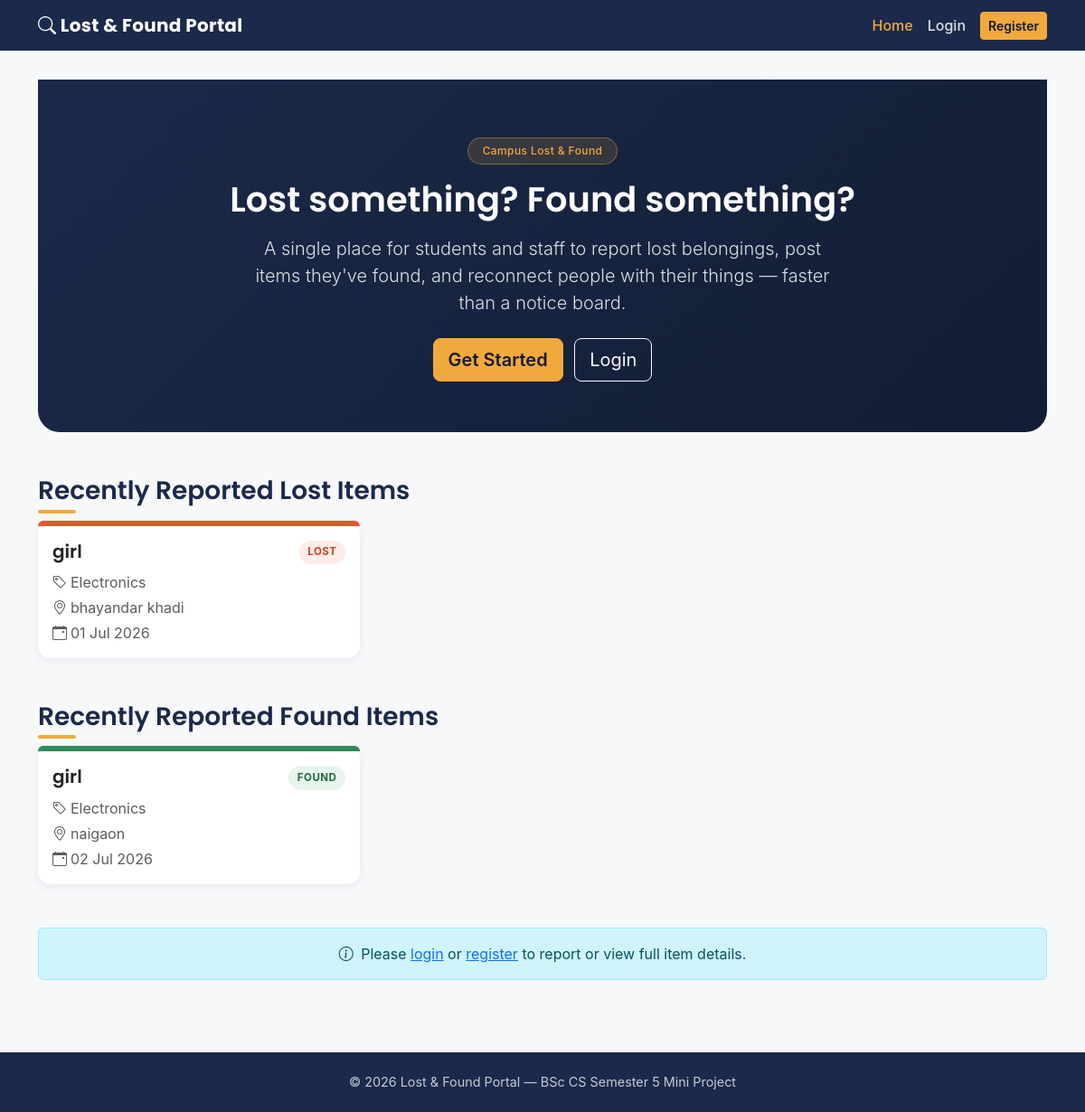
The page / on the database its author committed.
### models/lost_item.py (models this page shows, shortened)
class LostItem(db.Model):
    __tablename__ = "lost_items"
    id = db.Column(db.Integer, primary_key=True)
    user_id = db.Column(db.Integer, db.ForeignKey("users.id"), nullable=False)
    item_name = db.Column(db.String(120), nullable=False)
    category = db.Column(db.String(50), nullable=False)
    description = db.Column(db.Text, nullable=True)
    location = db.Column(db.String(150), nullable=False)   # Lost Location
    date = db.Column(db.Date, nullable=False)               # Lost Date
    contact = db.Column(db.String(20), nullable=False)      # Contact Number
    created_at = db.Column(db.DateTime, default=lambda: datetime.now(timezone.utc))

### models/found_item.py (models this page shows, shortened)
class FoundItem(db.Model):
    __tablename__ = "found_items"
    id = db.Column(db.Integer, primary_key=True)
    user_id = db.Column(db.Integer, db.ForeignKey("users.id"), nullable=False)
    item_name = db.Column(db.String(120), nullable=False)
    category = db.Column(db.String(50), nullable=False)
    description = db.Column(db.Text, nullable=True)
    location = db.Column(db.String(150), nullable=False)   # Found Location
    date = db.Column(db.Date, nullable=False)               # Found Date
    contact = db.Column(db.String(20), nullable=False)      # Contact Number
    created_at = db.Column(db.DateTime, default=lambda: datetime.now(timezone.utc))

### app.py (the view)
    @app.route("/")
    def home():
        latest_lost = LostItem.query.order_by(LostItem.created_at.desc()).limit(6).all()
        latest_found = FoundItem.query.order_by(FoundItem.created_at.desc()).limit(6).all()
        return render_template("home.html", latest_lost=latest_lost, latest_found=latest_found)

### templates/home.html (shortened to what this page needs)
{% extends "base.html" %}
{% block content %}
<div class="hero mb-5">
    <div class="container text-center">
        <span class="badge badge-tag rounded-pill px-3 py-2 mb-3">Campus Lost &amp; Found</span>
        <h1 class="mb-3">Lost something? Found something?</h1>
        <p class="lead mx-auto" style="max-width: 640px;">
            A single place for students and staff to report lost belongings,
            post items they've found, and reconnect people with their things —
            faster than a notice board.
        </p>
        <div class="mt-4">
            {% if session.get('user_id') %}
                <a href="{{ url_for('lost.add_lost') }}" class="btn btn-amber btn-lg me-2">
                    <i class="bi bi-exclamation-circle me-1"></i> Report Lost Item
                </a>
                <a href="{{ url_for('found.add_found') }}" class="btn btn-outline-light btn-lg">
                    <i class="bi bi-box-seam me-1"></i> Report Found Item
                </a>
            {% else %}
                <a href="{{ url_for('auth.register') }}" class="btn btn-amber btn-lg me-2">Get Started</a>
                <a href="{{ url_for('auth.login') }}" class="btn btn-outline-light btn-lg">Login</a>
            {% endif %}
        </div>
    </div>
</div>
<div class="d-flex justify-content-between align-items-center mb-3">
    <h3 class="section-title mb-0">Recently Reported Lost Items</h3>
</div>
{% if latest_lost %}
<div class="row g-4 mb-5">
    {% for item in latest_lost %}
    <div class="col-md-4">
        <div class="card item-card">
            <div class="card-header-bar lost"></div>
            <div class="card-body">
                <div class="d-flex justify-content-between align-items-start mb-2">
                    <h5 class="card-title mb-0">{{ item.item_name }}</h5>
                    <span class="status-pill lost">Lost</span>
                </div>
                <p class="text-muted mb-1"><i class="bi bi-tag me-1"></i>{{ item.category }}</p>
                <p class="text-muted mb-1"><i class="bi bi-geo-alt me-1"></i>{{ item.location }}</p>
                <p class="text-muted mb-0"><i class="bi bi-calendar-event me-1"></i>{{ item.date.strftime('%d %b %Y') }}</p>
            </div>
        </div>
    </div>
    {% endfor %}
</div>
{% else %}
<div class="empty-state mb-5">
    <i class="bi bi-inbox" style="font-size: 2.5rem;"></i>
    <p class="mt-2 mb-0">No lost items reported yet.</p>
</div>
{% endif %}
<div class="d-flex justify-content-between align-items-center mb-3">
    <h3 class="section-title mb-0">Recently Reported Found Items</h3>
</div>
{% if latest_found %}
<div class="row g-4">
    {% for item in latest_found %}
    <div class="col-md-4">
        <div class="card item-card">
            <div class="card-header-bar found"></div>
            <div class="card-body">
                <div class="d-flex justify-content-between align-items-start mb-2">
                    <h5 class="card-title mb-0">{{ item.item_name }}</h5>
                    <span class="status-pill found">Found</span>
                </div>
                <p class="text-muted mb-1"><i class="bi bi-tag me-1"></i>{{ item.category }}</p>
                <p class="text-muted mb-1"><i class="bi bi-geo-alt me-1"></i>{{ item.location }}</p>
                <p class="text-muted mb-0"><i class="bi bi-calendar-event me-1"></i>{{ item.date.strftime('%d %b %Y') }}</p>
            </div>
        </div>
    </div>
    {% endfor %}
</div>
{% else %}
<div class="empty-state">
    <i class="bi bi-inbox" style="font-size: 2.5rem;"></i>
    <p class="mt-2 mb-0">No found items reported yet.</p>
</div>
{% endif %}
{% if not session.get('user_id') %}
<div class="alert alert-info mt-5 text-center">
    <i class="bi bi-info-circle me-1"></i>
    Please <a href="{{ url_for('auth.login') }}">login</a> or <a href="{{ url_for('auth.register') }}">register</a> to report or view full item details.
</div>
{% endif %}
{% endblock %}

### templates/base.html (shortened to what this page needs)
<!DOCTYPE html>
<html lang="en">
<head>
    <link href="https://cdn.jsdelivr.net/npm/bootstrap@5.3.3/dist/css/bootstrap.min.css" rel="stylesheet">
    <link rel="stylesheet" href="https://cdn.jsdelivr.net/npm/bootstrap-icons@1.11.3/font/bootstrap-icons.css">
    <link rel="stylesheet" href="{{ url_for('static', filename='css/style.css') }}">
</head>
<body>
    <nav class="navbar navbar-expand-lg navbar-dark navbar-portal sticky-top">
        <div class="container">
            <a class="navbar-brand fw-bold" href="{{ url_for('home') }}">
                <i class="bi bi-search"></i> Lost&nbsp;&amp;&nbsp;Found Portal
            </a>
            <div class="collapse navbar-collapse" id="navMenu">
                <ul class="navbar-nav ms-auto align-items-lg-center">
                    <li class="nav-item">
                        <a class="nav-link {% if request.endpoint == 'home' %}active{% endif %}" href="{{ url_for('home') }}">Home</a>
                    </li>
                    {% if session.get('user_id') %}
                        <li class="nav-item">
                            <a class="nav-link {% if request.endpoint == 'dashboard.dashboard' %}active{% endif %}" href="{{ url_for('dashboard.dashboard') }}">Dashboard</a>
                        </li>
                        <li class="nav-item">
                            <a class="nav-link {% if request.endpoint == 'lost.view_lost' %}active{% endif %}" href="{{ url_for('lost.view_lost') }}">My Lost Items</a>
                        </li>
                        <li class="nav-item">
                            <a class="nav-link {% if request.endpoint == 'found.view_found' %}active{% endif %}" href="{{ url_for('found.view_found') }}">Found Items</a>
                        </li>
                        <li class="nav-item">
                            <a class="nav-link {% if request.endpoint == 'search.search' %}active{% endif %}" href="{{ url_for('search.search') }}">Search</a>
                        </li>
                        <li class="nav-item dropdown ms-lg-2">
                            <a class="nav-link dropdown-toggle" href="#" role="button" data-bs-toggle="dropdown">
                                <i class="bi bi-person-circle"></i> {{ session.get('username') }}
                            </a>
                            <ul class="dropdown-menu dropdown-menu-end">
                                <li><a class="dropdown-item" href="{{ url_for('lost.add_lost') }}"><i class="bi bi-plus-circle me-1"></i>Report Lost Item</a></li>
                                <li><a class="dropdown-item" href="{{ url_for('found.add_found') }}"><i class="bi bi-plus-circle me-1"></i>Report Found Item</a></li>
                                <li><hr class="dropdown-divider"></li>
                                <li><a class="dropdown-item" href="{{ url_for('auth.logout') }}"><i class="bi bi-box-arrow-right me-1"></i>Logout</a></li>
                            </ul>
                        </li>
                    {% else %}
                        <li class="nav-item">
                            <a class="nav-link {% if request.endpoint == 'auth.login' %}active{% endif %}" href="{{ url_for('auth.login') }}">Login</a>
                        </li>
                        <li class="nav-item">
                            <a class="btn btn-amber btn-sm ms-lg-2" href="{{ url_for('auth.register') }}">Register</a>
                        </li>
                    {% endif %}
                </ul>
            </div>
        </div>
    </nav>
    <main class="container py-3 mb-5">
        {% block content %}{% endblock %}
    </main>
    <footer class="text-center">
        <div class="container">
            &copy; {{ current_year }} Lost &amp; Found Portal — BSc CS Semester 5 Mini Project
        </div>
    </footer>
</body>
</html>

### static/css/style.css (style rules this page uses)
:root { --navy: #1B2A4A; --navy-dark: #121D34; --amber: #F2A93B; --amber-dark: #D98F1F; --paper: #F7F8FA; --ink: #26324A; }
body { background-color: var(--paper); color: var(--ink); font-family: -apple-system, BlinkMacSystemFont, "Segoe UI", Roboto, Helvetica, Arial, sans-serif; display: flex; flex-direction: column; min-height: 100vh; }
main { flex: 1; }
h1, h2, h3, h4, h5, .navbar-brand, .brand-font { font-family: "Poppins", -apple-system, BlinkMacSystemFont, "Segoe UI", Roboto, sans-serif; font-weight: 600; color: var(--navy); }
.navbar-portal { background-color: var(--navy); }
.navbar-portal .navbar-brand { color: #fff !important; letter-spacing: 0.3px; }
.navbar-portal .nav-link { color: rgba(255, 255, 255, 0.85) !important; font-weight: 500; }
.navbar-portal .nav-link.active, .navbar-portal .nav-link:hover { color: var(--amber) !important; }
.btn-amber { background-color: var(--amber); border-color: var(--amber); color: var(--navy-dark); font-weight: 600; }
.hero { background: linear-gradient(135deg, var(--navy) 0%, var(--navy-dark) 100%); color: #fff; border-radius: 0 0 24px 24px; padding: 4rem 1rem 3.5rem; }
.hero h1 { color: #fff; font-size: 2.4rem; }
.hero .lead { color: rgba(255, 255, 255, 0.85); }
.hero .badge-tag { background-color: rgba(242, 169, 59, 0.15); color: var(--amber); border: 1px solid rgba(242, 169, 59, 0.4); font-weight: 500; letter-spacing: 0.4px; }
.item-card { border: none; border-radius: 14px; box-shadow: 0 2px 10px rgba(27, 42, 74, 0.08); transition: transform 0.15s ease, box-shadow 0.15s ease; height: 100%; }
.item-card .card-header-bar { height: 6px; border-radius: 14px 14px 0 0; }
.item-card .card-header-bar.lost { background-color: #E4572E; }
.item-card .card-header-bar.found { background-color: #2E8B57; }
.status-pill { font-size: 0.72rem; text-transform: uppercase; letter-spacing: 0.5px; font-weight: 700; padding: 0.28rem 0.6rem; border-radius: 999px; }
.status-pill.lost { background-color: #FDECE8; color: #C7431F; }
.status-pill.found { background-color: #E7F5EC; color: #1E6B41; }
footer { background-color: var(--navy); color: rgba(255, 255, 255, 0.75); padding: 1.4rem 0; font-size: 0.9rem; }
.section-title { position: relative; display: inline-block; margin-bottom: 1.5rem; }
.section-title::after { content: ""; position: absolute; left: 0; bottom: -8px; width: 42px; height: 4px; background-color: var(--amber); border-radius: 2px; }

### rows shown on the page
LostItem: item_name "girl", category "Electronics", location "bhayandar khadi", date "01 Jul 2026"
FoundItem: item_name "girl", category "Electronics", location "naigaon", date "02 Jul 2026"
